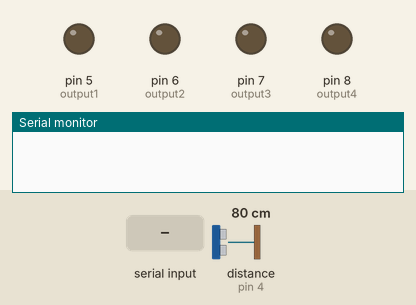
This sketch was run on a simulated Arduino Uno, built with avr-gcc and run on an emulated ATmega328P. Shown: output pins drawn as LEDs (lit = HIGH), the last lines printed to the serial monitor. Wiring (inferred from the names in the program): ultrasonic range finder: trigger pin 3; echo pin 4. Inputs (shaded band) come from the test bench; at power-on: distance to the obstacle (sensor on pin 4) 80 cm. The echo pulse lasts 58.3 µs per cm; pins used as bus, display or sensor lines are not drawn.

Above: at 1.2 s.
1.3 s: "F" received over Serial
At 1.7 s:
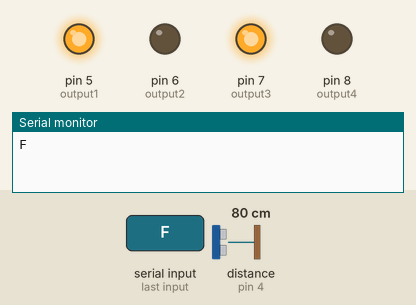
2.8 s: "B" received over Serial
At 4.0 s:
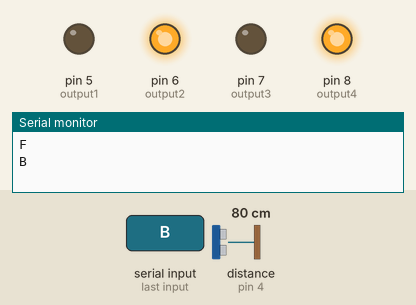
4.3 s: "L" received over Serial
At 5.2 s:
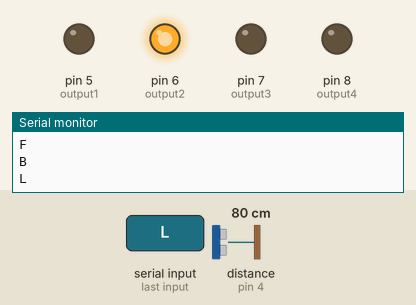
5.8 s: "R" received over Serial
At 6.4 s:
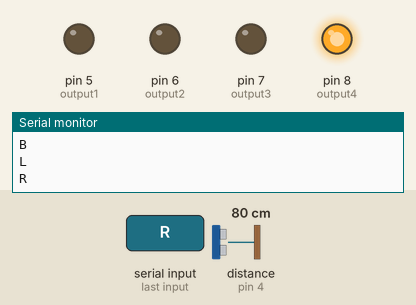
7.3 s: distance to the obstacle (sensor on pin 4) set to 8 cm
8.8 s: distance to the obstacle (sensor on pin 4) set to 5 cm
At 9.6 s:
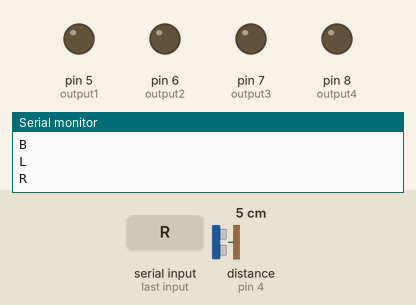
Timing chart, 0 to 11.3 s (numbered marks = the images above; inputs shaded):
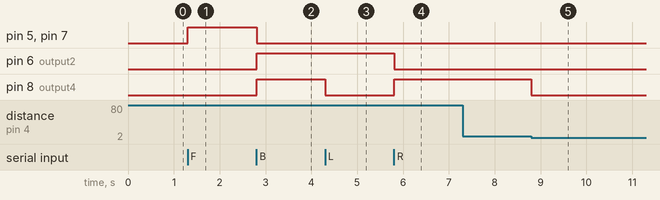

The sketch:

Squad_Project_P3.ino
```cpp
//***********************************************
#define output4 8
#define output3 7
#define output2 6
#define output1 5
#define bluetoothModuleRx 0
#define bluetoothModuleTx 1
#define trig 3
#define echo 4

//Functions Declarations
void moveForward();
void moveBackward();
void rotateLeft();
void rotateRight();
void stop_car();
int checkDistance();
char checkBluetooth();
/****************************************************************/
char input;
void setup() { // *****************Mazen**********************************
  pinMode(output4, OUTPUT);
  digitalWrite(output4, LOW);
  pinMode(output3, OUTPUT);
  digitalWrite(output3, LOW);
  pinMode(output2, OUTPUT);
  digitalWrite(output2, LOW);
  pinMode(output1, OUTPUT);
  digitalWrite(output1, LOW);
  pinMode(trig,OUTPUT);//take in setup
  pinMode(echo,INPUT);//take in setup
  Serial.begin(9600);
  Serial.setTimeout(10) ;
}
void loop() {
  input = checkBluetooth(); // take character from bluetooth
  if (checkDistance()) {
    switch (input) {
      case 'F':
        moveForward();
        break;
      case 'B':
        moveBackward();
        break;
      case 'L':
        rotateLeft();
        break;
      case 'R':
        rotateRight();
        break;
      case 'S':
        stop_car();
        break;
    }
  }
  else
  { stop_car();
    }
}//***********************************************************


//Function definitions
void moveForward(){//********Mazen**********************
   digitalWrite(output1,HIGH); // move the two motors in same direction forward
   digitalWrite(output2,LOW);
   digitalWrite(output3,HIGH);
   digitalWrite(output4,LOW);
}

void moveBackward(){ //******************Mazen************************
   digitalWrite(output1,LOW); // move the two motors in same direction backward
   digitalWrite(output2,HIGH);
   digitalWrite(output3,LOW);
   digitalWrite(output4,HIGH);
}

void rotateLeft(){//********Mazen**********************
   digitalWrite(output1,LOW); // stop the Left motor and  the right motor will make the car to rotate about it
   digitalWrite(output2,HIGH);
   digitalWrite(output3,LOW);
   digitalWrite(output4,LOW);
}

void rotateRight(){ //************Mazen************************
   digitalWrite(output1,LOW);// stop the Right motor and  the Left motor will make the car to rotate about it
   digitalWrite(output2,LOW);
   digitalWrite(output3,LOW);
   digitalWrite(output4,HIGH);
}

void stop_car() { // **************Mazen**************
  digitalWrite(output1,LOW); // Stop the two motors
  digitalWrite(output2,LOW);
  digitalWrite(output3,LOW);
  digitalWrite(output4,LOW);
}


int checkDistance(){ //*****************Sama************************************
int t=0,distance=0;
digitalWrite(trig,LOW);
delayMicroseconds(5);
digitalWrite(trig,HIGH);
delayMicroseconds(10);
digitalWrite(trig,LOW);
t=pulseIn(echo,HIGH);
distance=t/57;
if (distance<=5){
 return 0;}
else{return 1;
}
}
char checkBluetooth() //*******Mohamed*****************************
{ char Mode ;
  while(Serial.available())
  {
    Mode=Serial.read() ;
    Serial.println(Mode) ;
  }
    return Mode ;

}
/***********************************************/
```

Measured:
- the behaviour switches between 7 and 6 cm on distance to the obstacle (sensor on pin 4) (found by bisection; images 4 and 5)
- after the input at 1.3 s, pin 5 (output1), pin 7 (output3): LOW → HIGH at once
- after the input at 2.8 s, pin 5 (output1), pin 7 (output3): HIGH → LOW at once; pin 6 (output2), pin 8 (output4): LOW → HIGH at once
- after the input at 4.3 s, pin 8 (output4): HIGH → LOW at once
- after the input at 5.8 s, pin 6 (output2): HIGH → LOW at once; pin 8 (output4): LOW → HIGH at once
- after the input at 7.3 s, every drawn part: stays the same
- after the input at 8.8 s, pin 8 (output4): HIGH → LOW at once
